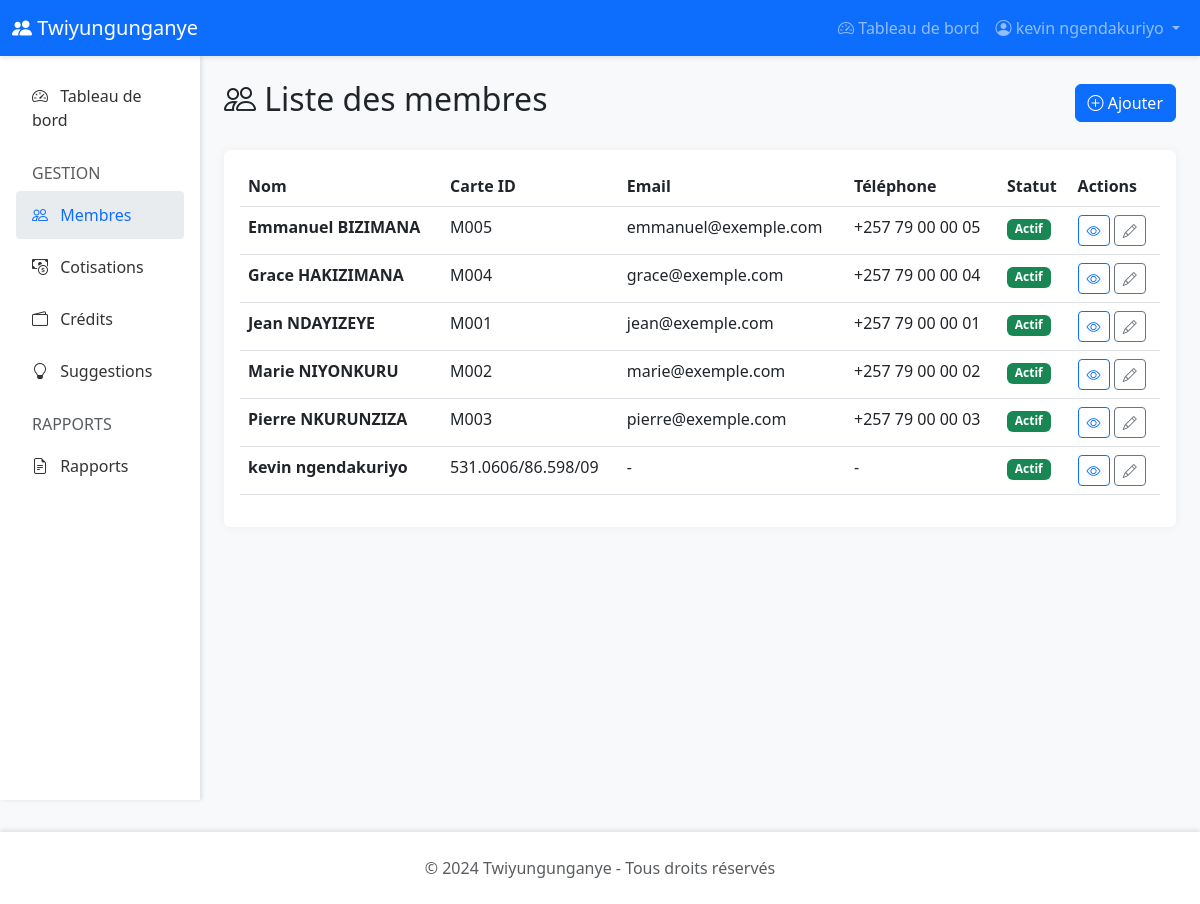
The app's page /membres/ (signed in) with its own data.
### twiyungunganye/models.py (models this page shows, shortened)
class Membre(AbstractBaseUser, PermissionsMixin):
    id_membre = models.AutoField(primary_key=True)
    nom = models.CharField(max_length=100)
    prenom = models.CharField(max_length=100)
    carte_identite = models.CharField(max_length=50, unique=True)
    email = models.EmailField(max_length=255, blank=True, null=True)
    telephone = models.CharField(max_length=20, blank=True, null=True)
    adresse = models.TextField(blank=True, null=True)
    date_inscription = models.DateField(default=timezone.now)
    est_actif = models.BooleanField(default=True)
    is_active = models.BooleanField(default=True)
    is_staff = models.BooleanField(default=False)
    is_admin = models.BooleanField(default=False)
    is_gestionnaire = models.BooleanField(default=False)  # Droits réduits
    objects = MembreManager()
    USERNAME_FIELD = 'carte_identite'
    REQUIRED_FIELDS = ['nom', 'prenom']
    class Meta:
        db_table = 'membres'
        verbose_name = 'Membre'
        verbose_name_plural = 'Membres'
        ordering = ['nom', 'prenom']
    def get_full_name(self):
        return f"{self.prenom} {self.nom}"

### twiyungunganye/views.py (the view)
# urls.py: path('membres/', views.liste_membres, name='liste_membres'),
@login_required
@user_passes_test(is_admin_or_gestionnaire)
def liste_membres(request):
    membres = Membre.objects.all().order_by('nom', 'prenom')
    context = {
        'membres': membres,
    }
    return render(request, 'twiyungunganye/membres/liste.html', context)

### twiyungunganye/views.py (called while the page is built)
def is_admin_or_gestionnaire(user):
    return user.is_authenticated and (user.is_admin or user.is_gestionnaire)

### templates/twiyungunganye/membres/liste.html (shortened to what this page needs)
{% extends 'twiyungunganye/base.html' %}
{% block content %}
<div class="d-flex justify-content-between align-items-center mb-4">
    <h2><i class="bi bi-people"></i> Liste des membres</h2>
    <a href="{% url 'ajouter_membre' %}" class="btn btn-primary"><i class="bi bi-plus-circle"></i> Ajouter</a>
</div>
<div class="card">
    <div class="card-body">
        {% if membres %}
        <table class="table table-hover">
            <thead><tr><th>Nom</th><th>Carte ID</th><th>Email</th><th>Téléphone</th><th>Statut</th><th>Actions</th></tr></thead>
            <tbody>
            {% for membre in membres %}
            <tr>
                <td><strong>{{ membre.get_full_name }}</strong></td>
                <td>{{ membre.carte_identite }}</td>
                <td>{{ membre.email|default:"-" }}</td>
                <td>{{ membre.telephone|default:"-" }}</td>
                <td>{% if membre.est_actif %}<span class="badge bg-success">Actif</span>{% else %}<span class="badge bg-secondary">Inactif</span>{% endif %}</td>
                <td>
                    <a href="{% url 'detail_membre' membre.pk %}" class="btn btn-sm btn-outline-primary"><i class="bi bi-eye"></i></a>
                    {% if user.is_admin %}<a href="{% url 'modifier_membre' membre.pk %}" class="btn btn-sm btn-outline-secondary"><i class="bi bi-pencil"></i></a>{% endif %}
                </td>
            </tr>
            {% endfor %}
            </tbody>
        </table>
        {% else %}
        <div class="text-center py-5"><p>Aucun membre</p></div>
        {% endif %}
    </div>
</div>
{% endblock %}

### templates/twiyungunganye/base.html (shortened to what this page needs)
<!DOCTYPE html>
<html lang="fr">
<head>
    <link href="https://cdn.jsdelivr.net/npm/bootstrap@5.3.0/dist/css/bootstrap.min.css" rel="stylesheet">
    <link rel="stylesheet" href="https://cdn.jsdelivr.net/npm/bootstrap-icons@1.10.0/font/bootstrap-icons.css">
</head>
<body>
    <nav class="navbar navbar-expand-lg navbar-dark bg-primary sticky-top">
        <div class="container-fluid">
            <a class="navbar-brand" href="{% url 'index' %}">
                <i class="bi bi-people-fill"></i> Twiyungunganye
            </a>
            <div class="collapse navbar-collapse" id="navbarNav">
                <ul class="navbar-nav ms-auto">
                    {% if user.is_authenticated %}
                        <li class="nav-item">
                            <a class="nav-link" href="{% url 'dashboard' %}">
                                <i class="bi bi-speedometer2"></i> Tableau de bord
                            </a>
                        </li>
                        <li class="nav-item dropdown">
                            <a class="nav-link dropdown-toggle" href="#" id="navbarDropdown" role="button" data-bs-toggle="dropdown">
                                <i class="bi bi-person-circle"></i> {{ user.get_full_name }}
                            </a>
                        </li>
                    {% else %}
                        <li class="nav-item">
                            <a class="nav-link" href="{% url 'login' %}">
                                <i class="bi bi-box-arrow-in-right"></i> Connexion
                            </a>
                        </li>
                    {% endif %}
                </ul>
            </div>
        </div>
    </nav>
    <div class="container-fluid">
        <div class="row">
            {% if user.is_authenticated %}
            <nav class="col-md-3 col-lg-2 d-md-block sidebar p-3">
                <div class="position-sticky">
                    <ul class="nav flex-column">
                        <li class="nav-item">
                            <a class="nav-link {% if request.resolver_match.url_name == 'dashboard' %}active{% endif %}" href="{% url 'dashboard' %}">
                                <i class="bi bi-speedometer2"></i> Tableau de bord
                            </a>
                        </li>
                        {% if user.is_admin or user.is_gestionnaire %}
                        <li class="nav-item mt-3">
                            <h6 class="text-muted px-3 mb-2">GESTION</h6>
                        </li>
                        <li class="nav-item">
                            <a class="nav-link {% if 'membres' in request.path %}active{% endif %}" href="{% url 'liste_membres' %}">
                                <i class="bi bi-people"></i> Membres
                            </a>
                        </li>
                        {% endif %}
                        <li class="nav-item">
                            <a class="nav-link {% if 'cotisations' in request.path %}active{% endif %}" href="{% url 'liste_cotisations' %}">
                                <i class="bi bi-cash-coin"></i> Cotisations
                            </a>
                        </li>
                        <li class="nav-item">
                            <a class="nav-link {% if 'credits' in request.path %}active{% endif %}" href="{% url 'liste_credits' %}">
                                <i class="bi bi-wallet2"></i> Crédits
                            </a>
                        </li>
                        <li class="nav-item">
                            <a class="nav-link {% if 'suggestions' in request.path %}active{% endif %}" href="{% url 'liste_suggestions' %}">
                                <i class="bi bi-lightbulb"></i> Suggestions
                            </a>
                        </li>
                        {% if user.is_admin or user.is_gestionnaire %}
                        <li class="nav-item mt-3">
                            <h6 class="text-muted px-3 mb-2">RAPPORTS</h6>
                        </li>
                        <li class="nav-item">
                            <a class="nav-link {% if 'rapports' in request.path %}active{% endif %}" href="{% url 'rapports' %}">
                                <i class="bi bi-file-earmark-text"></i> Rapports
                            </a>
                        </li>
                        {% endif %}
                    </ul>
                </div>
            </nav>
            <main class="col-md-9 ms-sm-auto col-lg-10 px-md-4 py-4">
            {% else %}
            <main class="container py-4">
            {% endif %}
                {% block content %}{% endblock %}
            </main>
        </div>
    </div>
    <footer class="text-center text-muted">
        <div class="container">
            <p class="mb-0">&copy; 2024 Twiyungunganye - Tous droits réservés</p>
        </div>
    </footer>
</body>
</html>

### templates/twiyungunganye/base.html (style rules this page uses)
:root { --primary-color: #0d6efd; --secondary-color: #6c757d; --success-color: #198754; --danger-color: #dc3545; }
body { font-family: 'Segoe UI', Tahoma, Geneva, Verdana, sans-serif; background-color: #f8f9fa; }
.navbar { box-shadow: 0 2px 4px rgba(0,0,0,.1); }
.sidebar { min-height: calc(100vh - 56px); background-color: #fff; box-shadow: 2px 0 4px rgba(0,0,0,.1); }
.sidebar .nav-link { color: #333; padding: 0.75rem 1rem; border-radius: 0.25rem; margin-bottom: 0.25rem; }
.sidebar .nav-link:hover, .sidebar .nav-link.active { background-color: #e9ecef; color: var(--primary-color); }
.sidebar .nav-link i { margin-right: 0.5rem; }
.card { border: none; box-shadow: 0 0 10px rgba(0,0,0,.05); margin-bottom: 1.5rem; }
.table { background-color: #fff; }
footer { background-color: #fff; margin-top: 2rem; padding: 1.5rem 0; box-shadow: 0 -2px 4px rgba(0,0,0,.1); }

### records on screen
Membre: get_full_name "kevin ngendakuriyo", carte_identite "531.0606/86.598/09", email "-", telephone "-", est_actif "Actif", is_admin True (drawn)
Membre: get_full_name "Emmanuel BIZIMANA", carte_identite "M005", email "emmanuel@exemple.com", telephone "+257 79 00 00 05", est_actif "Actif"
Membre: get_full_name "Grace HAKIZIMANA", carte_identite "M004", email "grace@exemple.com", telephone "+257 79 00 00 04", est_actif "Actif"
Membre: get_full_name "Jean NDAYIZEYE", carte_identite "M001", email "jean@exemple.com", telephone "+257 79 00 00 01", est_actif "Actif"
Membre: get_full_name "Marie NIYONKURU", carte_identite "M002", email "marie@exemple.com", telephone "+257 79 00 00 02", est_actif "Actif"
Membre: get_full_name "Pierre NKURUNZIZA", carte_identite "M003", email "pierre@exemple.com", telephone "+257 79 00 00 03", est_actif "Actif"
